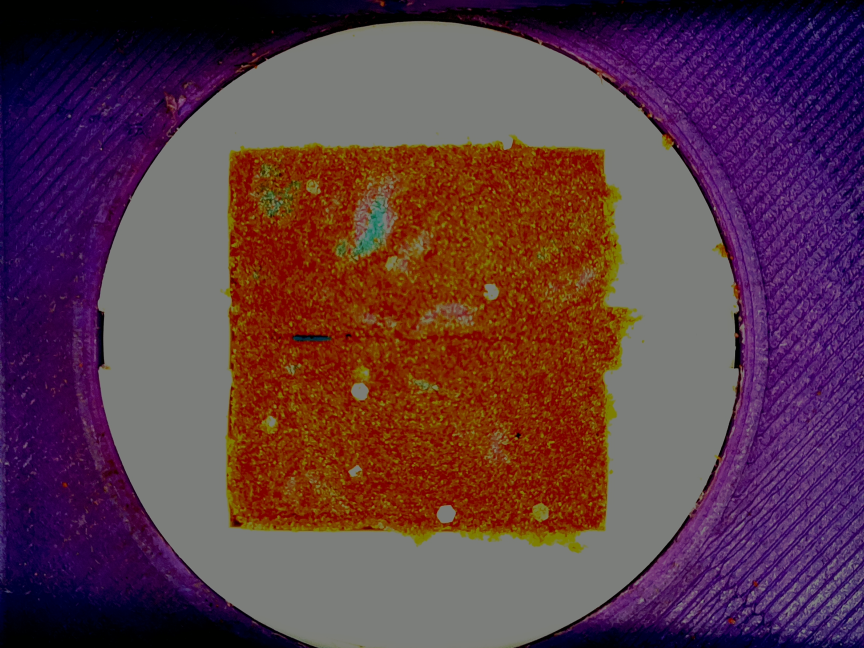
#> input picture example_data/KineticSand/photo_001.jpg, 2592 x 1944 px (shown at 1/3 size)
$ python -i RasPiMilliTome_Reconstruction.py   (imports and definitions only)
#> lines starting #> are read from the running program, lines starting #| are printed output that depends on the picture; after the words box and inside, x2 and y2 are one past the last pixel; in counts of white or black regions, pixels touching at a corner belong together
#> further down, picture is the input picture: shape (1944, 2592, 3); mean B, G, R 70.5, 58.2, 92.7
#!/usr/bin/env python3
# ==============================================================
# RasPi MilliTome Reconstruction Software
# ==============================================================
#
# Integrated software package for serial-section image processing,
# volumetric reconstruction, and three-dimensional visualization
# developed for the RasPi MilliTome educational platform.
#
# --------------------------------------------------------------
# FEATURES
# --------------------------------------------------------------
#
# • Loading and visualization of sequential image stacks
# • Interactive navigation through serial slices
# • Optional ROI (Region of Interest) selection
# • HSV-based color segmentation
# • Real-time segmentation tuning using interactive sliders
# • Morphological filtering and mask cleanup
# • Binary mask generation and export
# • Blob filtering and connected-component analysis
# • Cavalieri volume estimation from serial sections
# • 3D volumetric reconstruction using marching cubes
# • Interactive 3D visualization using PyVista
# • STL export for 3D printing and mesh analysis
# • Saving/loading reconstruction parameters using JSON
#
# --------------------------------------------------------------
# EDUCATIONAL OBJECTIVES
# --------------------------------------------------------------
#
# The software was designed to introduce students and makers to:
#
# • Serial sectioning techniques
# • Stereology and volume estimation
# • Digital image segmentation
# • Computational image analysis
# • Volumetric reconstruction
# • Scientific visualization
# • Open-source scientific programming
#
# The workflow is intended for low-cost educational experiments
# involving heterogeneous materials such as kinetic sand,
# marble cake models, biological specimens, and other layered
# reconstruction datasets.
#
# --------------------------------------------------------------
# MAIN DEPENDENCIES
# --------------------------------------------------------------
#
# Python >= 3.10
#
# Required libraries:
#
#   opencv-python
#   numpy
#   pillow
#   scipy
#   scikit-image
#   pyvista
#
# Optional:
#
#   vtk
#
# --------------------------------------------------------------
# INSTALLATION EXAMPLE
# --------------------------------------------------------------
#
# pip install opencv-python numpy pillow scipy
# pip install scikit-image pyvista vtk
#
# --------------------------------------------------------------
# AUTHOR
# --------------------------------------------------------------
#
# Danilo Roccatano
#
# RasPi MilliTome Project
#
# Instructables:
# https://www.instructables.com/
#
# --------------------------------------------------------------
# LICENSE
# --------------------------------------------------------------
#
# Educational and research use.
#
# --------------------------------------------------------------
# CITATION
# --------------------------------------------------------------
#
# If this software contributes to published work, please cite:
#
# Roccatano D.
# The RasPi MilliTome: A Low-Cost Platform for Teaching
# Three-Dimensional Reconstruction from Serial Sections
#
# ==============================================================

import os
import cv2
import numpy as np
import glob
import tkinter as tk
from tkinter import filedialog, messagebox
from PIL import Image, ImageTk
from skimage import measure
import multiprocessing
from scipy import ndimage
import json
import csv

# =========================
# GLOBAL STATE
# =========================
files = []
current_idx = 0
roi = None
volume = []
last_mesh = None

slice_areas = []
estimated_volume = 0

OUTPUT_SIZE = 256

params = {
    "Hmin": 25, "Hmax": 95,
    "Smin": 50, "Smax": 255,
    "Vmin": 40, "Vmax": 255
}

# =========================
# 3D VIEW PROCESS
# =========================
# [141 lines left out: functions show_3d_process, filter_blobs, build_mesh, load_images, select_roi, not called in this run]

# =========================
# SEGMENT
# =========================
def segment(img):
    hsv = cv2.cvtColor(img, cv2.COLOR_BGR2HSV)
#> hsv: shape (1944, 2592, 3); mean H, S, V 74.1, 161.1, 104

    lower = np.array([params["Hmin"], params["Smin"], params["Vmin"]])
    upper = np.array([params["Hmax"], params["Smax"], params["Vmax"]])

    mask = cv2.inRange(hsv, lower, upper)
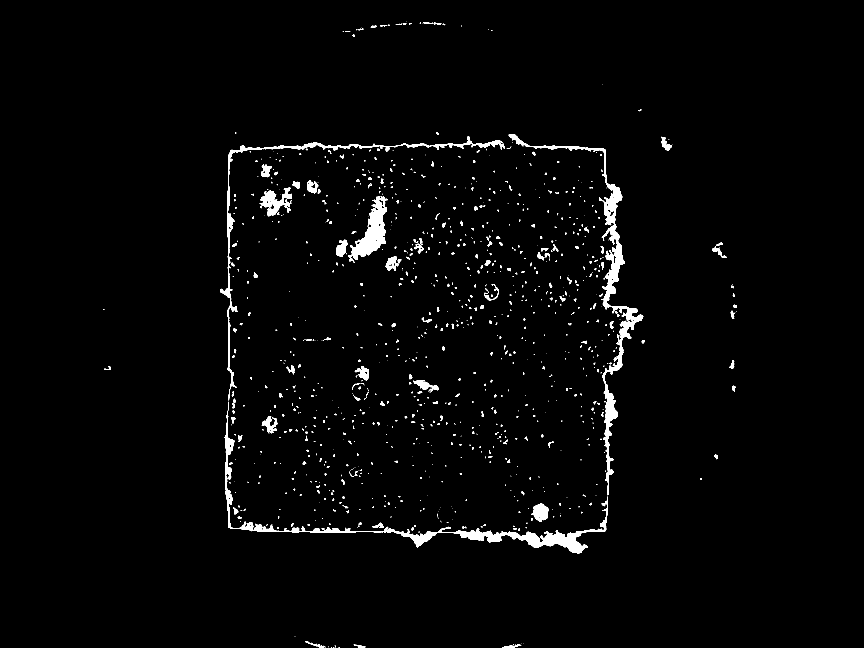
#> mask: shape (1944, 2592) (shown at 1/3 size); 1.9% white; 1026 white regions (634 under 20 px), largest, box (x1, y1, x2, y2) and area: (1526, 403, 1930, 1486) 21115, (674, 1232, 1824, 1661) 20404, (660, 410, 1514, 1163) 9935

    kernel = np.ones((5,5), np.uint8)
    mask = cv2.morphologyEx(mask, cv2.MORPH_CLOSE, kernel, 2)
#> mask: shape (1944, 2592); 2% white; 932 white regions (559 under 20 px), largest, box (x1, y1, x2, y2) and area: (674, 403, 1930, 1661) 43967, (660, 410, 1514, 1163) 10530, (1045, 588, 1162, 789) 9324
    mask = cv2.morphologyEx(mask, cv2.MORPH_OPEN, kernel, 1)
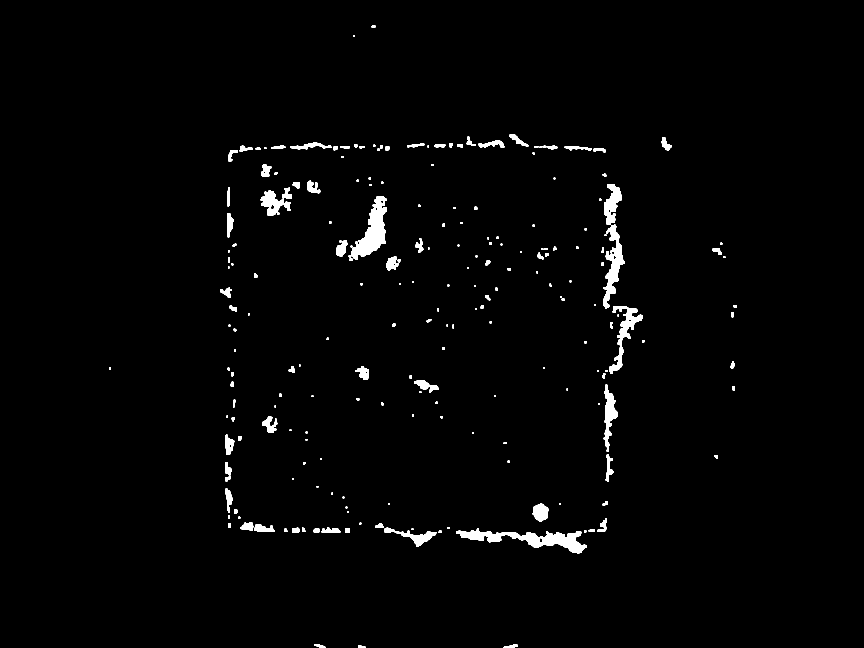
#> mask: shape (1944, 2592) (shown at 1/3 size); 1.6% white; 217 white regions, largest, box (x1, y1, x2, y2) and area: (1368, 1585, 1761, 1660) 10241, (1054, 589, 1161, 779) 9031, (1809, 674, 1874, 927) 6154

    return mask

# =========================
# DISPLAY
# =========================
# [347 lines left out: functions save_stage_images, update_display, show, next_image, prev_image, accept_all_slices and 6 more, not called in this run]

# =========================
# GUI
# =========================
# [2 lines not run here, left out]

# [1 line that did not run here, left out]
# [1 line not run here, left out]

# [1 line that did not run here, left out]
# [1 line not run here, left out]
# [1 line that did not run here, left out]
# [1 line not run here, left out]
# [1 line that did not run here, left out]
# [1 line not run here, left out]

# [1 line that did not run here, left out]
# [12 lines not run here, left out]

# Blob filter controls
# [1 line that did not run here, left out]
# [1 line not run here, left out]

keep_largest_var = tk.BooleanVar(value=True)
# [4 lines not run here, left out]
# [1 line that did not run here, left out]
# [2 lines not run here, left out]

# Physical inputs
# [1 line that did not run here, left out]
# [1 line not run here, left out]

# [5 lines that did not run here, left out]
# [1 line not run here, left out]


# =========================
# HSV PANEL
# =========================
# [1 line that did not run here, left out]

slider_vars = {}

channels = ["H", "S", "V"]

# [53 lines not run here, left out]

# [1 line that did not run here, left out]
# [4 lines not run here, left out]
# [1 line that did not run here, left out]
# [6 lines not run here, left out]

>>> import cv2
>>> picture = cv2.imread('../example_data/KineticSand/photo_001.jpg')
>>> result = segment(picture)

$ run again, on example_data/KineticSand/photo_004.jpg
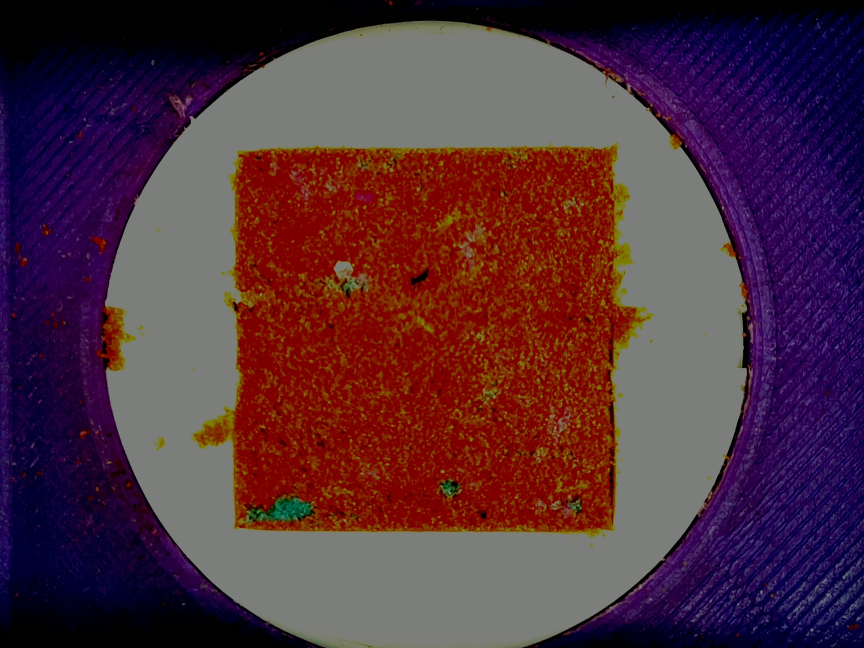
#> input picture example_data/KineticSand/photo_004.jpg, 2592 x 1944 px (shown at 1/3 size)
#> picture is the input picture: shape (1944, 2592, 3); mean B, G, R 61.5, 48, 81.9
#> hsv: shape (1944, 2592, 3); mean H, S, V 68.4, 171.5, 95.6
#> in segment, `mask = cv2.inRange(hsv, lower, upper)`:
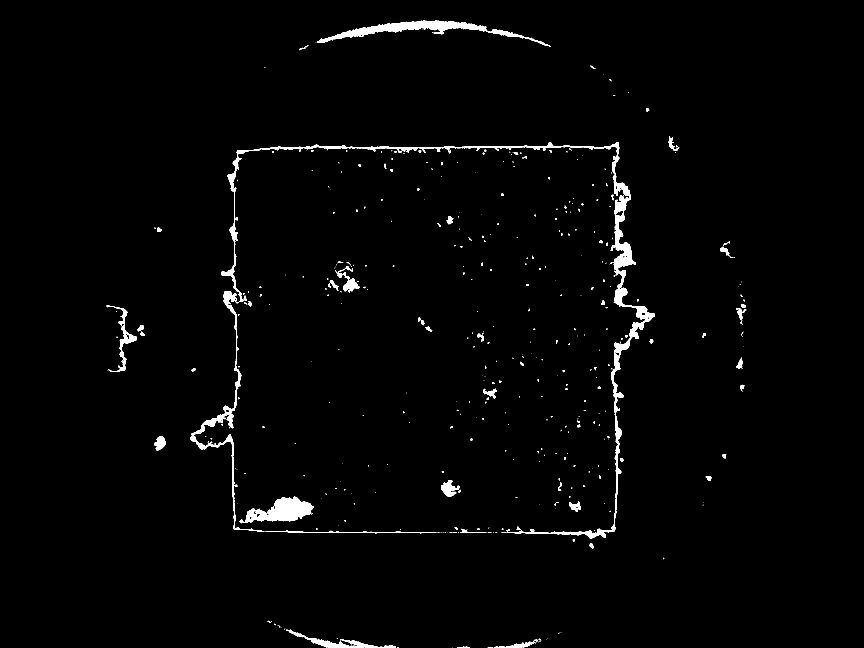
#> mask: shape (1944, 2592) (shown at 1/3 size); 1.6% white; 448 white regions (324 under 20 px), largest, box (x1, y1, x2, y2) and area: (572, 426, 1965, 1617) 37753, (951, 62, 1653, 141) 11120, (719, 1490, 941, 1570) 8836
#> in segment, `mask = cv2.morphologyEx(mask, cv2.MORPH_OPEN, kernel, 1)`:
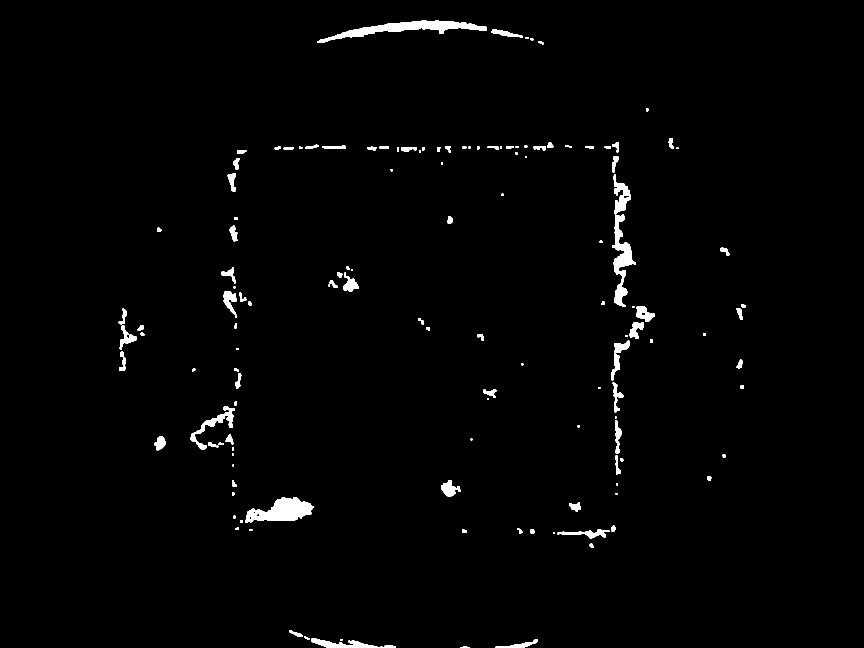
#> mask: shape (1944, 2592) (shown at 1/3 size); 1.4% white; 146 white regions, largest, box (x1, y1, x2, y2) and area: (952, 62, 1459, 128) 9960, (736, 1491, 940, 1568) 8943, (1836, 642, 1907, 920) 6826

$ run again, on example_data/KineticSand/photo_005.jpg
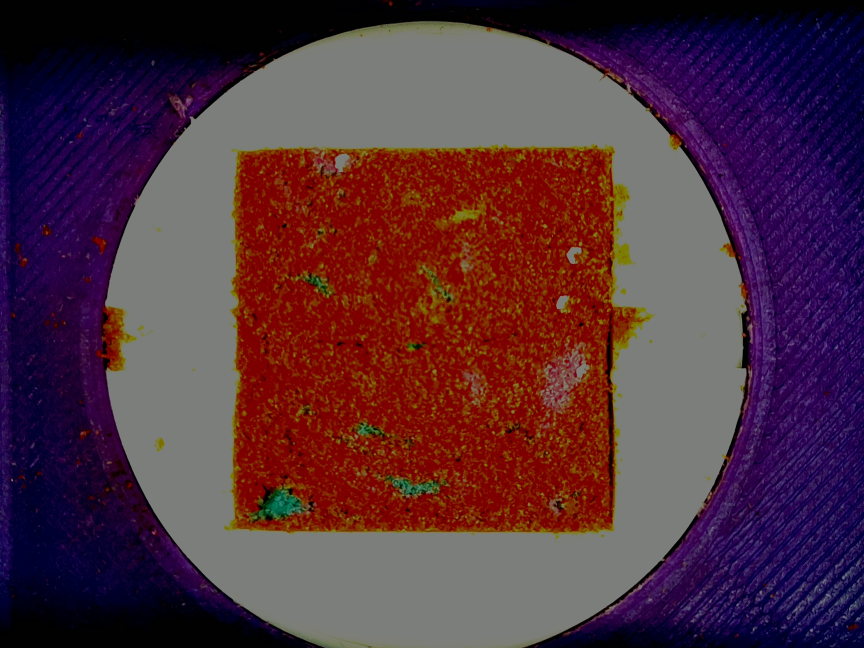
#> input picture example_data/KineticSand/photo_005.jpg, 2592 x 1944 px (shown at 1/3 size)
#> picture is the input picture: shape (1944, 2592, 3); mean B, G, R 61.7, 48.4, 81.8
#> hsv: shape (1944, 2592, 3); mean H, S, V 68.5, 170.2, 95.1
#> in segment, `mask = cv2.inRange(hsv, lower, upper)`:
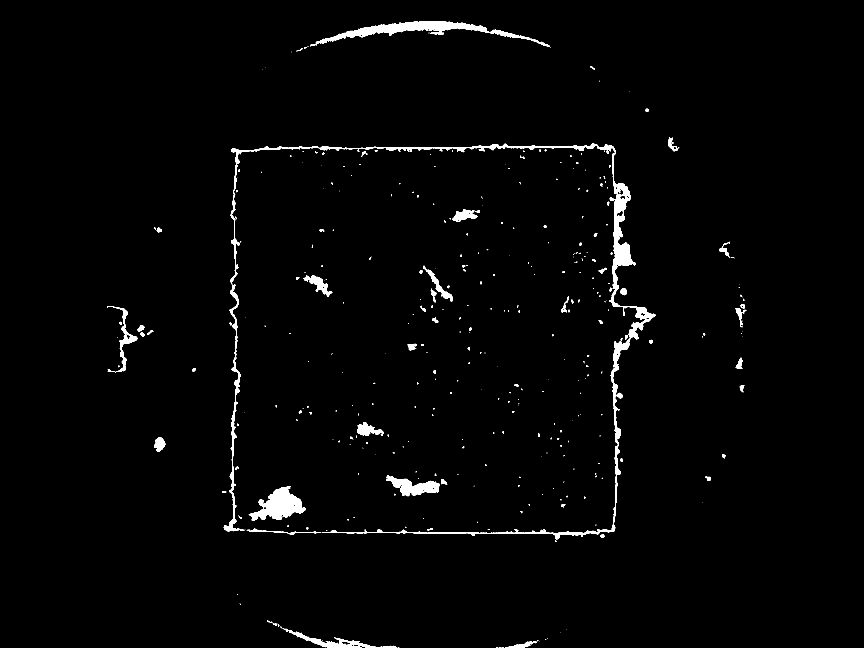
#> mask: shape (1944, 2592) (shown at 1/3 size); 1.7% white; 378 white regions (255 under 20 px), largest, box (x1, y1, x2, y2) and area: (692, 430, 1967, 1618) 30183, (947, 63, 1652, 142) 11957, (748, 1459, 918, 1562) 8664
#> in segment, `mask = cv2.morphologyEx(mask, cv2.MORPH_OPEN, kernel, 1)`:
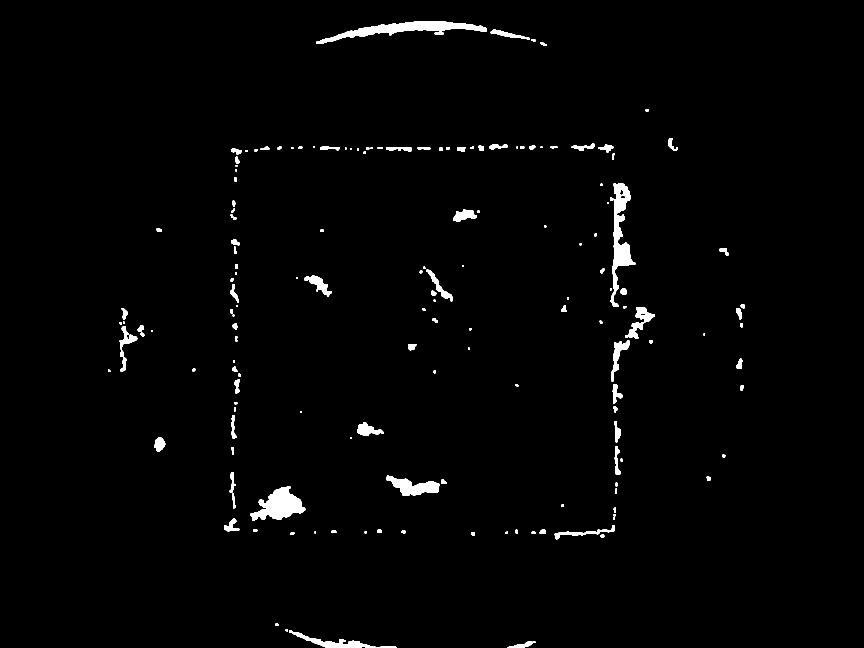
#> mask: shape (1944, 2592) (shown at 1/3 size); 1.5% white; 168 white regions, largest, box (x1, y1, x2, y2) and area: (949, 63, 1460, 131) 10719, (1830, 550, 1906, 920) 9349, (751, 1459, 916, 1562) 8858
